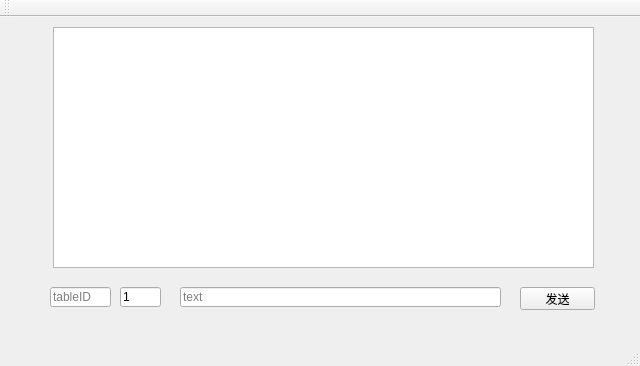
<?xml version="1.0" encoding="UTF-8"?>
<ui version="4.0">
 <class>MainWindow</class>
 <widget class="QMainWindow" name="MainWindow">
  <property name="geometry">
   <rect>
    <x>0</x>
    <y>0</y>
    <width>640</width>
    <height>366</height>
   </rect>
  </property>
  <property name="windowTitle">
   <string>MainWindow</string>
  </property>
  <widget class="QWidget" name="centralWidget">
   <widget class="QTextEdit" name="recorderTextEdit">
    <property name="geometry">
     <rect>
      <x>53</x>
      <y>10</y>
      <width>541</width>
      <height>241</height>
     </rect>
    </property>
   </widget>
   <widget class="QLineEdit" name="lineEdit">
    <property name="geometry">
     <rect>
      <x>50</x>
      <y>270</y>
      <width>61</width>
      <height>20</height>
     </rect>
    </property>
    <property name="placeholderText">
     <string>tableID</string>
    </property>
   </widget>
   <widget class="QLineEdit" name="lineEdit_2">
    <property name="geometry">
     <rect>
      <x>120</x>
      <y>270</y>
      <width>41</width>
      <height>20</height>
     </rect>
    </property>
    <property name="text">
     <string>1</string>
    </property>
    <property name="placeholderText">
     <string>seat</string>
    </property>
   </widget>
   <widget class="QLineEdit" name="lineEdit_3">
    <property name="geometry">
     <rect>
      <x>180</x>
      <y>270</y>
      <width>321</width>
      <height>20</height>
     </rect>
    </property>
    <property name="placeholderText">
     <string>text</string>
    </property>
   </widget>
   <widget class="QPushButton" name="pushButton">
    <property name="geometry">
     <rect>
      <x>520</x>
      <y>270</y>
      <width>75</width>
      <height>23</height>
     </rect>
    </property>
    <property name="text">
     <string>发送</string>
    </property>
   </widget>
  </widget>
  <widget class="QMenuBar" name="menuBar">
   <property name="geometry">
    <rect>
     <x>0</x>
     <y>0</y>
     <width>640</width>
     <height>23</height>
    </rect>
   </property>
  </widget>
  <widget class="QToolBar" name="mainToolBar">
   <attribute name="toolBarArea">
    <enum>TopToolBarArea</enum>
   </attribute>
   <attribute name="toolBarBreak">
    <bool>false</bool>
   </attribute>
  </widget>
  <widget class="QStatusBar" name="statusBar"/>
 </widget>
 <layoutdefault spacing="6" margin="11"/>
 <resources/>
 <connections/>
</ui>
